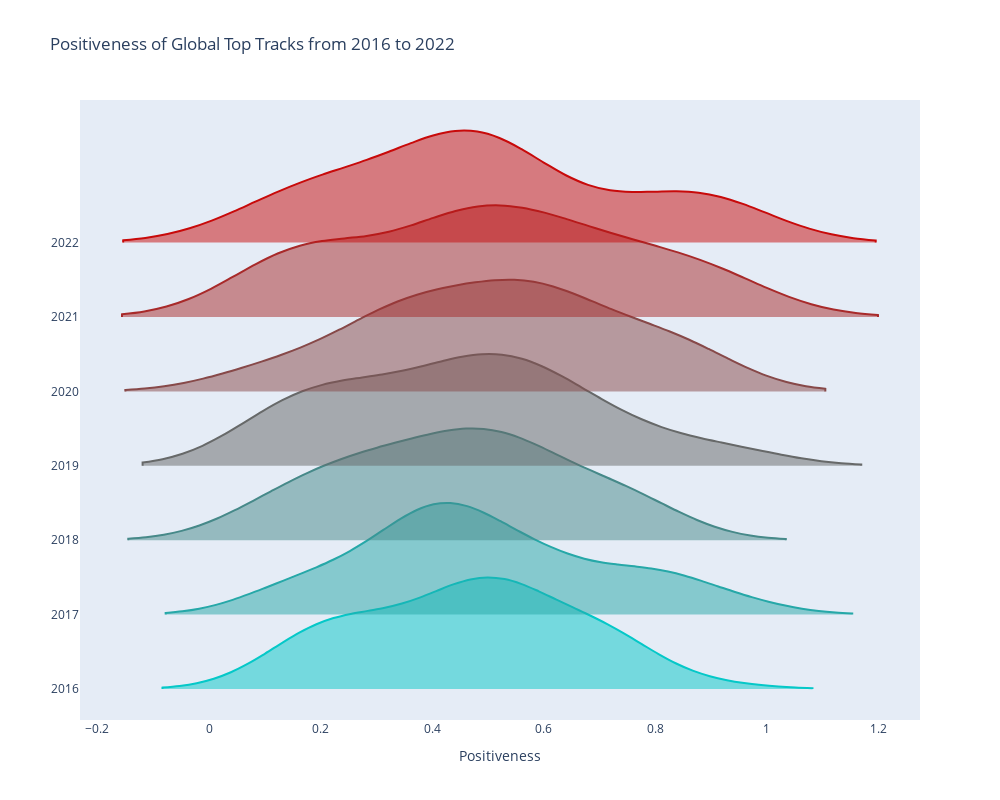

Notebook code cell kept with this figure:
### Code cell
global_fig = go.Figure()
for i, (data_line, color) in enumerate(zip(global_data_chart, colors)):
    global_fig.add_trace(go.Violin(x=data_line, line_color=color, name=str(2016+i)))

global_fig.update_traces(orientation='h', side='positive', width=3, points=False)
global_fig.update_layout(xaxis_showgrid=False, 
                  xaxis_zeroline=False, 
                  autosize=False, 
                  width=1000,  
                  height=800,
                  title='Positiveness of Global Top Tracks from 2016 to 2022',
                  showlegend=False,
                  xaxis=dict(title='Positiveness'),)

global_fig.show()
